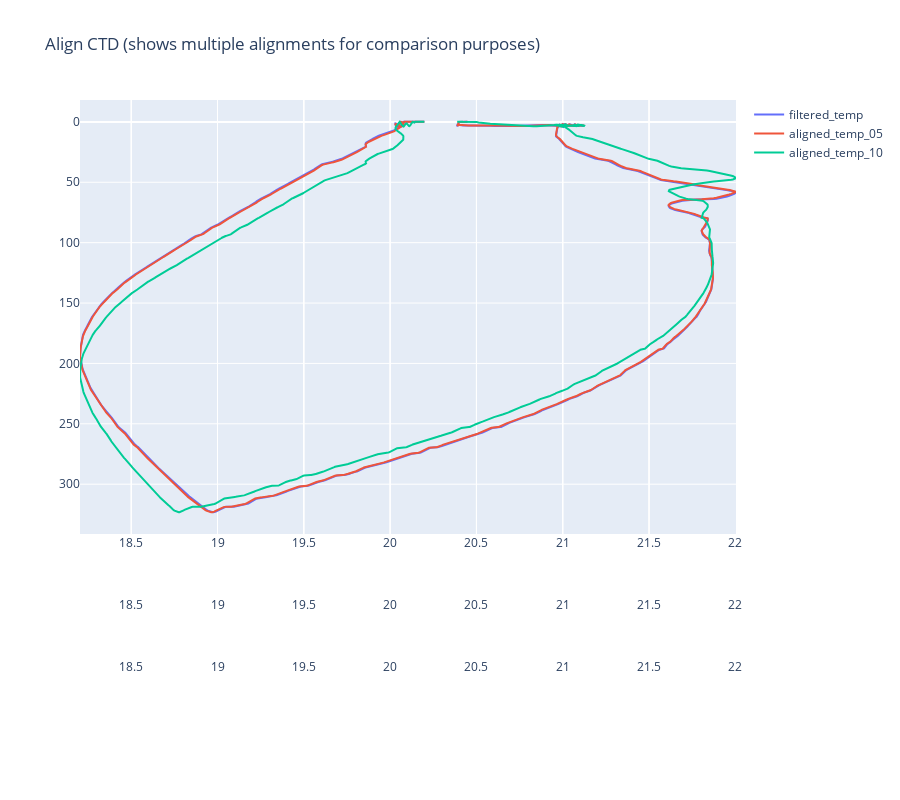

Notebook source saved alongside this figure:
### Markdown cell above
## [Align CTD](#proc-list)
This section shows how the Align CTD function aligns parameter data in time, relative to pressure, so that the calculated salinity, dissolved oxygen concentration, and other parameters are made with measurements from the same parcel of water. Typically, Align CTD is used to align temperature, conductivity, and oxygen measurements relative to pressure.  

There are three principal causes of misalignment of CTD measurements:
- physical misalignment of the sensors in depth
- inherent time delay (time constants) of the sensor responses
- water transit time delay in the pumped plumbing line - the time it takes the parcel of water to go through the plumbing to each sensor (or, for free-flushing sensors, the related flushing delay, which depends on profiling speed)  

When measurements are correctly aligned, salinity spikes (and density) errors are minimized, and oxygen data agrees with the correct pressure (e.g., temperature vs. oxygen plots agree between down and up profiles).  

### Conductivity and Temperature

Temperature and conductivity are often misaligned with respect to pressure. It can help to move the temperature and conductivity relative to pressure.  

The best diagnostic of correct alignment is the removal of salinity spikes that align with very sharp temperature steps. To determine the best alignment, make a plot of 10 meters of temperature and salinity data at a depth that contains a very sharp temperature step. For the downcast, when temperature and salinity decrease with increased pressure:  
- A negative salinity spike at the conductivity step means that conductivity leads temperature (conductivity sensor sees step before temperature sensor does). Move conductivity relative to temperature a negative number of seconds.  
- If the salinity spike is positive, move conductivity relative to temperature a positive number of seconds.  

The best alignment of conductivity and temperature occurs when the salinity spikes are minimized. It may be necessary to try different intervals to find the best alignment.  

#### Typical Temperature Alignment
The SBE 19, 19plus, and 19plus V2 use a temperature sensor with a 0.5 second response time, which is slower than the conductivity sensor.

| Instrument          | Advance of temperature relative to pressure |
|---------------------|---------------------------------------------|
| 19plus or 19plus V2 | +0.5 seconds                                |

#### Typical Conductivity Alignment
For an SBE 19plus or 19plus V2 with a standard 2000-rpm pump, do not move conductivity.  
However, if temperature is moved relative to pressure and you do not want to change the relative timing of temperature and conductivity, you must add the same interval to conductivity.  

### Oxygen
Oxygen data is also systematically delayed with respect to pressure. The two primary causes are the long time constant of the oxygen sensor (for the SBE 43, ranging from 2 seconds at 25 ºC to approximately 5 seconds at 0 ºC) and an additional delay from the transit time of water in the pumped plumbing line. As with temperature and conductivity, you can move oxygen data relative to pressure to adjust for this delay.  

| Instrument          | Advance of oxygen relative to pressure |
|---------------------|----------------------------------------|
| 19plus or 19plus V2 | +3 to +7 seconds                       |

### Code cell
data["aligned_temp_05"] = proc.align_ctd(
    x=data["filtered_temp"], offset=0.5, sample_interval=0.25
)

data["aligned_temp_10"] = proc.align_ctd(
    x=data["filtered_temp"], offset=10, sample_interval=0.25
)

plot(
    data=data,
    title="Align CTD (shows multiple alignments for comparison purposes)",
    x_names=["filtered_temp", "aligned_temp_05", "aligned_temp_10"],
    x_bounds={},
)

### Figure 1 — Plotly figure (JSON) as saved in the notebook; plotly's stock layout.template omitted (floating-point values rounded to 4 significant figures; data arrays with more than 128 entries replaced by an {"elided": "..."} marker saying what was removed)
{"data": [{"name": "filtered_temp", "type": "scatter", "x": {"elided": "3069 float values"}, "xaxis": "x", "y": {"elided": "3069 float values"}}, {"name": "aligned_temp_05", "type": "scatter", "x": {"elided": "3069 float values"}, "xaxis": "x2", "y": {"elided": "3069 float values"}}, {"name": "aligned_temp_10", "type": "scatter", "x": {"elided": "3069 float values"}, "xaxis": "x3", "y": {"elided": "3069 float values"}}], "layout": {"height": 800, "title": {"text": "Align CTD (shows multiple alignments for comparison purposes)"}, "xaxis": {"domain": [0, 1], "title": {"text": ""}}, "xaxis2": {"overlaying": "x", "position": 0.1, "title": {"text": ""}}, "xaxis3": {"overlaying": "x", "position": 0.2, "title": {"text": ""}}, "xaxis4": {"overlaying": "x", "position": 0.3, "title": {"text": ""}}, "yaxis": {"autorange": "reversed", "domain": [0.3, 1], "position": 0, "title": {"text": ""}}, "yaxis2": {"overlaying": "y", "position": 0.1, "title": {"text": ""}}, "yaxis3": {"overlaying": "y", "position": 0.2, "title": {"text": ""}}, "yaxis4": {"overlaying": "y", "position": 0.3, "title": {"text": ""}}}}
